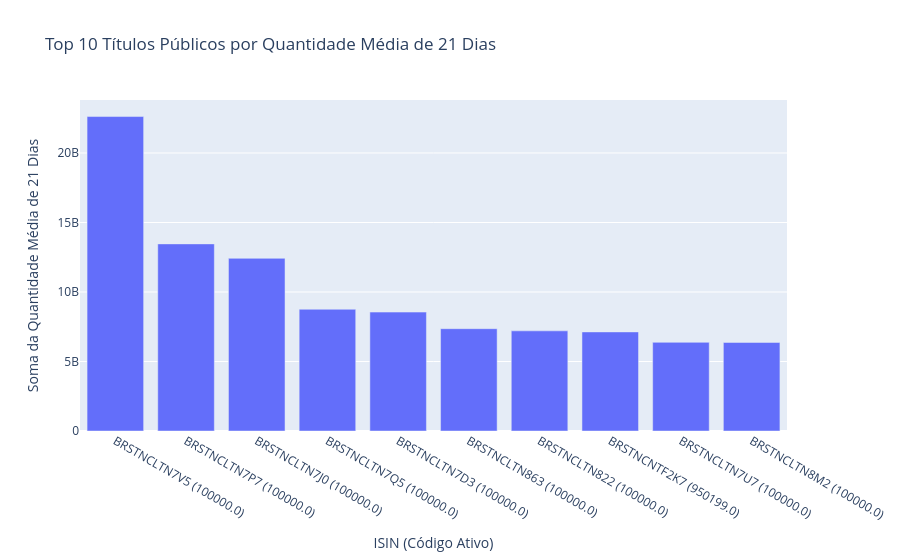

The notebook cell saved with this chart:
### Code cell
# Gráfico de barras de top 10 ISINs por volume médio diário acumulado
top_10_media_21_dias = df_analise.groupby('codigo_isin')['quantidade_media_21_dias'].sum().nlargest(10).reset_index()
top_10_info_media = pd.merge(
    top_10_media_21_dias,
    df_analise[['codigo_isin', 'codigo']].drop_duplicates(),
    on='codigo_isin',
    how='left'
)
top_10_info_media['isin_codigo'] = top_10_info_media['codigo_isin'] + ' (' + top_10_info_media['codigo'].astype(str) + ')'

fig_bar = px.bar(
    top_10_info_media,
    x='isin_codigo',
    y='quantidade_media_21_dias',
    title='Top 10 Títulos Públicos por Quantidade Média de 21 Dias',
    labels={'isin_codigo': 'ISIN (Código Ativo)', 'quantidade_media_21_dias': 'Soma da Quantidade Média de 21 Dias'}
)
fig_bar.update_layout(xaxis={'categoryorder':'total descending'})
fig_bar.show()

### Figure 1 — Plotly figure (JSON) as saved in the notebook; plotly's stock layout.template omitted (floating-point values rounded to 4 significant figures)
{"data": [{"hovertemplate": "ISIN (Código Ativo)=%{x}<br>Soma da Quantidade Média de 21 Dias=%{y}<extra></extra>", "legendgroup": "", "marker": {"color": "#636efa", "pattern": {"shape": ""}}, "name": "", "orientation": "v", "showlegend": false, "textposition": "auto", "type": "bar", "x": ["BRSTNCLTN7V5 (100000.0)", "BRSTNCLTN7P7 (100000.0)", "BRSTNCLTN7J0 (100000.0)", "BRSTNCLTN7Q5 (100000.0)", "BRSTNCLTN7D3 (100000.0)", "BRSTNCLTN863 (100000.0)", "BRSTNCLTN822 (100000.0)", "BRSTNCNTF2K7 (950199.0)", "BRSTNCLTN7U7 (100000.0)", "BRSTNCLTN8M2 (100000.0)"], "xaxis": "x", "y": [22621867075, 13460639283, 12422252252, 8757694266, 8554845854, 7359717751, 7205160273, 7128293302, 6378653687, 6371126934], "yaxis": "y"}], "layout": {"barmode": "relative", "legend": {"tracegroupgap": 0}, "title": {"text": "Top 10 Títulos Públicos por Quantidade Média de 21 Dias"}, "xaxis": {"anchor": "y", "categoryorder": "total descending", "domain": [0.0, 1.0], "title": {"text": "ISIN (Código Ativo)"}}, "yaxis": {"anchor": "x", "domain": [0.0, 1.0], "title": {"text": "Soma da Quantidade Média de 21 Dias"}}}}
